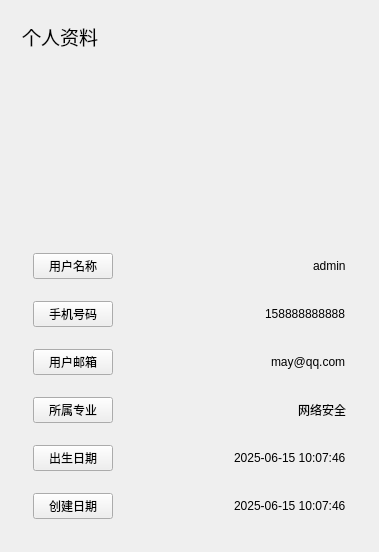
<?xml version="1.0" encoding="UTF-8"?>
<ui version="4.0">
 <class>PersonalInfoClass</class>
 <widget class="QWidget" name="PersonalInfoClass">
  <property name="geometry">
   <rect>
    <x>0</x>
    <y>0</y>
    <width>379</width>
    <height>527</height>
   </rect>
  </property>
  <property name="windowTitle">
   <string>PersonalInfo</string>
  </property>
  <property name="styleSheet">
   <string notr="true"/>
  </property>
  <layout class="QVBoxLayout" name="verticalLayout">
   <item>
    <widget class="QWidget" name="container" native="true">
     <layout class="QVBoxLayout" name="verticalLayout_2">
      <property name="spacing">
       <number>0</number>
      </property>
      <property name="leftMargin">
       <number>0</number>
      </property>
      <property name="topMargin">
       <number>0</number>
      </property>
      <property name="rightMargin">
       <number>0</number>
      </property>
      <property name="bottomMargin">
       <number>0</number>
      </property>
      <item>
       <widget class="QWidget" name="topBar_" native="true">
        <property name="minimumSize">
         <size>
          <width>0</width>
          <height>50</height>
         </size>
        </property>
        <property name="maximumSize">
         <size>
          <width>16777215</width>
          <height>50</height>
         </size>
        </property>
        <layout class="QHBoxLayout" name="horizontalLayout">
         <item>
          <widget class="QLabel" name="label">
           <property name="text">
            <string>&lt;html&gt;&lt;head/&gt;&lt;body&gt;&lt;p&gt;&lt;span style=&quot; font-size:14pt;&quot;&gt;个人资料&lt;/span&gt;&lt;/p&gt;&lt;/body&gt;&lt;/html&gt;</string>
           </property>
           <property name="alignment">
            <set>Qt::AlignmentFlag::AlignBottom|Qt::AlignmentFlag::AlignLeading|Qt::AlignmentFlag::AlignLeft</set>
           </property>
          </widget>
         </item>
         <item>
          <spacer name="horizontalSpacer">
           <property name="orientation">
            <enum>Qt::Orientation::Horizontal</enum>
           </property>
           <property name="sizeHint" stdset="0">
            <size>
             <width>258</width>
             <height>20</height>
            </size>
           </property>
          </spacer>
         </item>
        </layout>
       </widget>
      </item>
      <item>
       <widget class="QWidget" name="avatarWdgt" native="true">
        <property name="minimumSize">
         <size>
          <width>0</width>
          <height>170</height>
         </size>
        </property>
        <property name="maximumSize">
         <size>
          <width>16777215</width>
          <height>170</height>
         </size>
        </property>
        <layout class="QHBoxLayout" name="horizontalLayout_2">
         <item>
          <spacer name="horizontalSpacer_2">
           <property name="orientation">
            <enum>Qt::Orientation::Horizontal</enum>
           </property>
           <property name="sizeHint" stdset="0">
            <size>
             <width>98</width>
             <height>20</height>
            </size>
           </property>
          </spacer>
         </item>
         <item>
          <widget class="ClickLabel" name="avatarLab">
           <property name="minimumSize">
            <size>
             <width>130</width>
             <height>130</height>
            </size>
           </property>
           <property name="maximumSize">
            <size>
             <width>130</width>
             <height>130</height>
            </size>
           </property>
           <property name="text">
            <string/>
           </property>
           <property name="pixmap">
            <pixmap resource="../../Resource.qrc">:/Resource/images/avatar.jpg</pixmap>
           </property>
           <property name="scaledContents">
            <bool>true</bool>
           </property>
          </widget>
         </item>
         <item>
          <spacer name="horizontalSpacer_3">
           <property name="orientation">
            <enum>Qt::Orientation::Horizontal</enum>
           </property>
           <property name="sizeHint" stdset="0">
            <size>
             <width>97</width>
             <height>20</height>
            </size>
           </property>
          </spacer>
         </item>
        </layout>
       </widget>
      </item>
      <item>
       <widget class="QWidget" name="kvWdgt" native="true">
        <layout class="QVBoxLayout" name="verticalLayout_3">
         <property name="spacing">
          <number>0</number>
         </property>
         <item>
          <widget class="QWidget" name="userNameWdgt" native="true">
           <layout class="QHBoxLayout" name="horizontalLayout_3">
            <item>
             <widget class="QPushButton" name="usernameBtn">
              <property name="text">
               <string>用户名称</string>
              </property>
              <property name="icon">
               <iconset resource="../../Resource.qrc">
                <normaloff>:/Resource/icons/svg/user.svg</normaloff>:/Resource/icons/svg/user.svg</iconset>
              </property>
             </widget>
            </item>
            <item>
             <spacer name="horizontalSpacer_4">
              <property name="orientation">
               <enum>Qt::Orientation::Horizontal</enum>
              </property>
              <property name="sizeHint" stdset="0">
               <size>
                <width>206</width>
                <height>20</height>
               </size>
              </property>
             </spacer>
            </item>
            <item>
             <widget class="QLabel" name="userNameLab">
              <property name="text">
               <string>admin</string>
              </property>
             </widget>
            </item>
           </layout>
          </widget>
         </item>
         <item>
          <widget class="QWidget" name="phoneNumberWdgt" native="true">
           <layout class="QHBoxLayout" name="horizontalLayout_4">
            <item>
             <widget class="QPushButton" name="phoneNumberBtn">
              <property name="text">
               <string>手机号码</string>
              </property>
              <property name="icon">
               <iconset resource="../../Resource.qrc">
                <normaloff>:/Resource/icons/svg/phone.svg</normaloff>:/Resource/icons/svg/phone.svg</iconset>
              </property>
             </widget>
            </item>
            <item>
             <spacer name="horizontalSpacer_5">
              <property name="orientation">
               <enum>Qt::Orientation::Horizontal</enum>
              </property>
              <property name="sizeHint" stdset="0">
               <size>
                <width>350</width>
                <height>20</height>
               </size>
              </property>
             </spacer>
            </item>
            <item>
             <widget class="QLabel" name="phoneNumberLab">
              <property name="text">
               <string>158888888888</string>
              </property>
             </widget>
            </item>
           </layout>
          </widget>
         </item>
         <item>
          <widget class="QWidget" name="emailWdgt" native="true">
           <layout class="QHBoxLayout" name="horizontalLayout_5">
            <item>
             <widget class="QPushButton" name="emailBtn">
              <property name="text">
               <string>用户邮箱</string>
              </property>
              <property name="icon">
               <iconset resource="../../Resource.qrc">
                <normaloff>:/Resource/icons/svg/email.svg</normaloff>:/Resource/icons/svg/email.svg</iconset>
              </property>
             </widget>
            </item>
            <item>
             <spacer name="horizontalSpacer_6">
              <property name="orientation">
               <enum>Qt::Orientation::Horizontal</enum>
              </property>
              <property name="sizeHint" stdset="0">
               <size>
                <width>350</width>
                <height>20</height>
               </size>
              </property>
             </spacer>
            </item>
            <item>
             <widget class="QLabel" name="emailLab">
              <property name="text">
               <string>may@qq.com</string>
              </property>
             </widget>
            </item>
           </layout>
          </widget>
         </item>
         <item>
          <widget class="QWidget" name="majorWdgt" native="true">
           <layout class="QHBoxLayout" name="horizontalLayout_6">
            <item>
             <widget class="QPushButton" name="majorBtn">
              <property name="text">
               <string>所属专业</string>
              </property>
              <property name="icon">
               <iconset resource="../../Resource.qrc">
                <normaloff>:/Resource/icons/svg/tree.svg</normaloff>:/Resource/icons/svg/tree.svg</iconset>
              </property>
             </widget>
            </item>
            <item>
             <spacer name="horizontalSpacer_7">
              <property name="orientation">
               <enum>Qt::Orientation::Horizontal</enum>
              </property>
              <property name="sizeHint" stdset="0">
               <size>
                <width>350</width>
                <height>20</height>
               </size>
              </property>
             </spacer>
            </item>
            <item>
             <widget class="QLabel" name="majorLab">
              <property name="text">
               <string>网络安全</string>
              </property>
             </widget>
            </item>
           </layout>
          </widget>
         </item>
         <item>
          <widget class="QWidget" name="birthdayWdgt" native="true">
           <layout class="QHBoxLayout" name="horizontalLayout_9">
            <item>
             <widget class="QPushButton" name="birthdayBtn">
              <property name="text">
               <string>出生日期</string>
              </property>
              <property name="icon">
               <iconset resource="../../Resource.qrc">
                <normaloff>:/Resource/icons/svg/download.svg</normaloff>:/Resource/icons/svg/download.svg</iconset>
              </property>
             </widget>
            </item>
            <item>
             <spacer name="horizontalSpacer_10">
              <property name="orientation">
               <enum>Qt::Orientation::Horizontal</enum>
              </property>
              <property name="sizeHint" stdset="0">
               <size>
                <width>350</width>
                <height>20</height>
               </size>
              </property>
             </spacer>
            </item>
            <item>
             <widget class="QLabel" name="birthdayLab">
              <property name="text">
               <string>2025-06-15 10:07:46</string>
              </property>
             </widget>
            </item>
           </layout>
          </widget>
         </item>
         <item>
          <widget class="QWidget" name="createTimeWdgt" native="true">
           <layout class="QHBoxLayout" name="horizontalLayout_7">
            <item>
             <widget class="QPushButton" name="createTimeBtn">
              <property name="text">
               <string>创建日期</string>
              </property>
              <property name="icon">
               <iconset resource="../../Resource.qrc">
                <normaloff>:/Resource/icons/svg/date.svg</normaloff>:/Resource/icons/svg/date.svg</iconset>
              </property>
             </widget>
            </item>
            <item>
             <spacer name="horizontalSpacer_8">
              <property name="orientation">
               <enum>Qt::Orientation::Horizontal</enum>
              </property>
              <property name="sizeHint" stdset="0">
               <size>
                <width>350</width>
                <height>20</height>
               </size>
              </property>
             </spacer>
            </item>
            <item>
             <widget class="QLabel" name="createTimeLab">
              <property name="text">
               <string>2025-06-15 10:07:46</string>
              </property>
             </widget>
            </item>
           </layout>
          </widget>
         </item>
         <item>
          <spacer name="verticalSpacer">
           <property name="orientation">
            <enum>Qt::Orientation::Vertical</enum>
           </property>
           <property name="sizeHint" stdset="0">
            <size>
             <width>20</width>
             <height>40</height>
            </size>
           </property>
          </spacer>
         </item>
        </layout>
       </widget>
      </item>
     </layout>
    </widget>
   </item>
  </layout>
 </widget>
 <layoutdefault spacing="6" margin="11"/>
 <customwidgets>
  <customwidget>
   <class>ClickLabel</class>
   <extends>QLabel</extends>
   <header>common/widgets/ClickLabel.h</header>
  </customwidget>
 </customwidgets>
 <resources>
  <include location="../../Resource.qrc"/>
 </resources>
 <connections/>
</ui>
